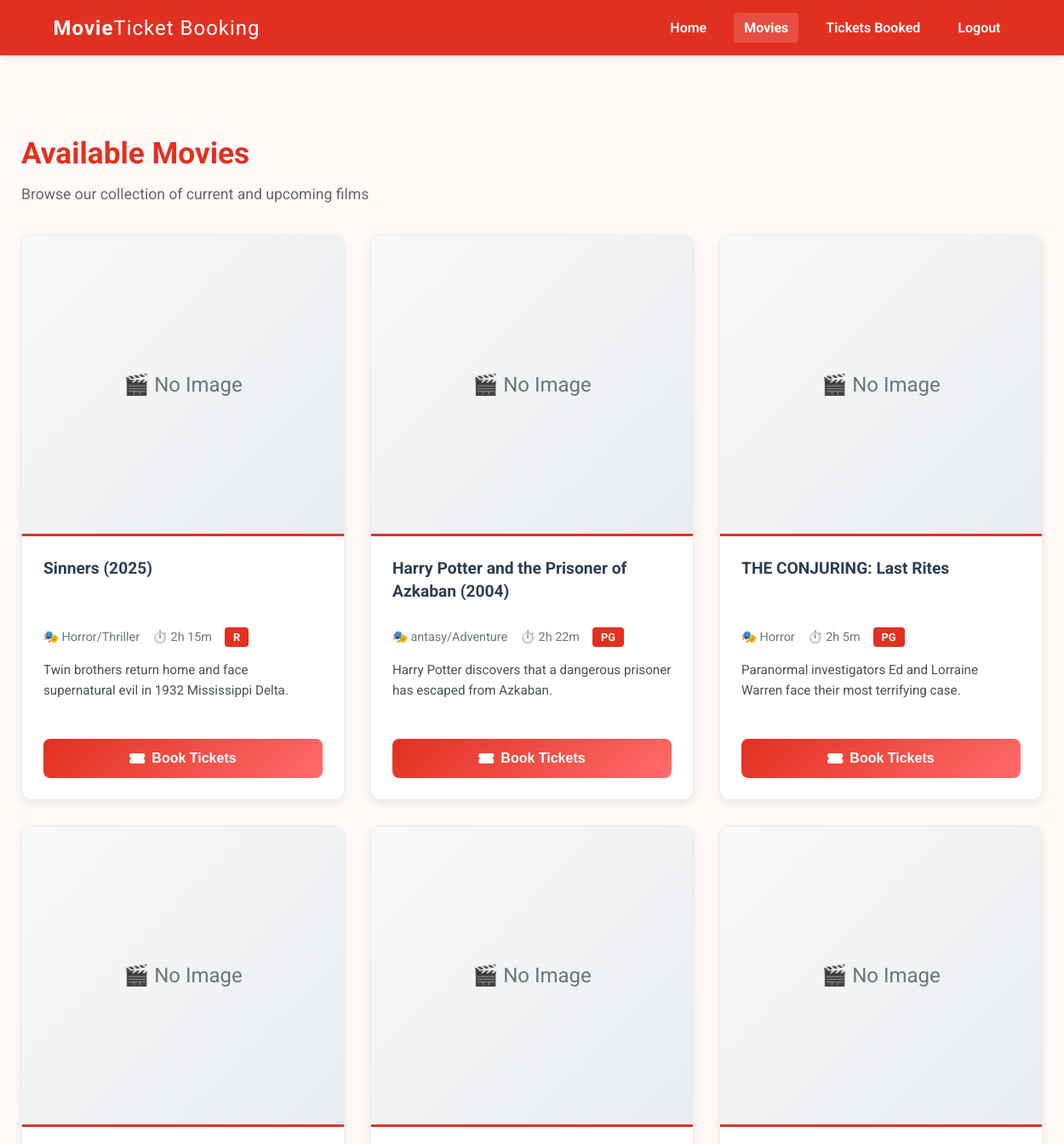
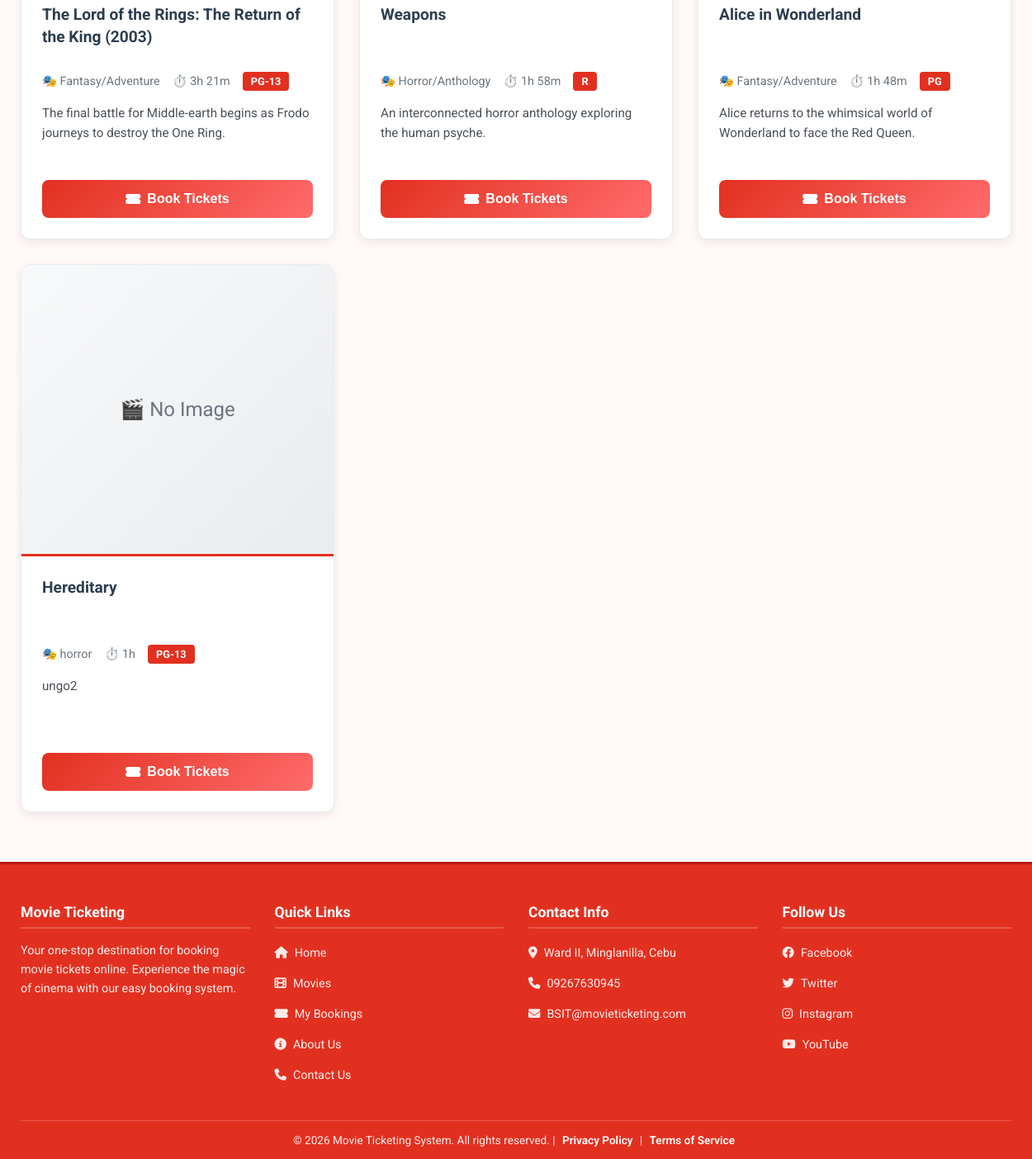
The app's page /movies (signed in) with its own data (2 pictures, top to bottom).
### tables this page shows
CREATE TABLE movies (
                    id INTEGER PRIMARY KEY AUTOINCREMENT,
                    title TEXT NOT NULL,
                    genre TEXT,
                    duration TEXT,
                    rating TEXT,
                    description TEXT,
                    poster_url TEXT,
                    is_active BOOLEAN DEFAULT 1,
                    created_at TIMESTAMP DEFAULT CURRENT_TIMESTAMP,
                    UNIQUE(title, genre, duration)
                );

### app.py (the view)
@app.route('/movies')
def movies():
    if 'role' in session:
        conn = sqlite3.connect('database.db')
        c = conn.cursor()
        c.execute("SELECT id, title, genre, duration, rating, description, poster_url FROM movies WHERE is_active = 1")
        movies_data = c.fetchall()
        conn.close()
        movie_list = []
        for movie in movies_data:
            movie_list.append({
                'id': movie[0],
                'title': movie[1],
                'genre': movie[2],
                'duration': movie[3],
                'rating': movie[4],
                'description': movie[5],
                'poster_url': movie[6]
            })
        return render_template('movies.html', movies=movie_list)
    else:
        return redirect(url_for('login'))

### templates/movies.html (shortened to what this page needs)
{% extends "base.html" %}
{% block content %}
<div class="page-header">
  <h1 class="page-title">Available Movies</h1>
  <p class="page-subtitle">Browse our collection of current and upcoming films</p>
</div>
<div class="movies-grid" id="movieList">
  {% if movies %}
    {% for movie in movies %}
    <div class="movie-card">
      {% if movie.poster_url %}
      <div class="no-poster" style="display: none;">🎬 No Image</div>
      {% else %}
      <div class="no-poster">🎬 No Poster</div>
      {% endif %}
      <div class="movie-info">
        <div class="movie-title">{{ movie.title }}</div>
        <div class="movie-meta">
          <span>🎭 {{ movie.genre }}</span>
          <span>⏱️ {{ movie.duration }}</span>
          <span class="rating-badge">{{ movie.rating }}</span>
        </div>
        <div class="movie-description">
          {{ movie.description[:100] }}{% if movie.description|length > 100 %}...{% endif %}
        </div>
        <button class="btn-view" onclick="window.location.href='{{ url_for('book_ticket') }}?movie={{ movie.title|urlencode }}'">
          <i class="fas fa-ticket-alt"></i> Book Tickets
        </button>
      </div>
    </div>
    {% endfor %}
  {% else %}
  <div class="empty-state">
    <div class="empty-icon">🎭</div>
    <h3 class="empty-title">No Movies Available</h3>
    <p class="empty-subtitle">There are no movies available at the moment. New movies will be added soon!</p>
  </div>
  {% endif %}
</div>
{% endblock %}

### templates/base.html (shortened to what this page needs)
<!DOCTYPE html>
<html lang="en">
<head>
  <link rel="stylesheet" href="https://cdnjs.cloudflare.com/ajax/libs/font-awesome/6.4.0/css/all.min.css">
</head>
<body>
  <header>
    <div class="container">
      <div class="logo">
        Movie<span style="font-weight:400;">Ticket Booking</span>
      </div>
      <nav>
        <ul>
          {% if session.get('user_id') %}
            <li><a href="{{ url_for('customer_dashboard') }}" {% if request.endpoint == 'customer_dashboard' %}class="active"{% endif %}>Home</a></li>
            <li><a href="{{ url_for('movies') }}" {% if request.endpoint == 'movies' %}class="active"{% endif %}>Movies</a></li>
            <li><a href="{{ url_for('viewtickets') }}" {% if request.endpoint == 'viewtickets' %}class="active"{% endif %}>Tickets Booked</a></li>
            <li><a href="{{ url_for('logout') }}">Logout</a></li>
          {% endif %}
        </ul>
      </nav>
    </div>
  </header>
  <main>
    {% block content %}{% endblock %}
  </main>
  <footer class="footer">
    <div class="footer-container">
      <div class="footer-content">
        <div class="footer-section">
          <h3>Movie Ticketing</h3>
          <p>
            Your one-stop destination for booking movie tickets online.
            Experience the magic of cinema with our easy booking system.
          </p>
        </div>
        <div class="footer-section">
          <h3>Quick Links</h3>
          <ul class="footer-links">
            {% if session.get('user_id') %}
              <li><a href="{{ url_for('customer_dashboard') }}"><i class="fas fa-home"></i> Home</a></li>
              <li><a href="{{ url_for('movies') }}"><i class="fas fa-film"></i> Movies</a></li>
              <li><a href="{{ url_for('viewtickets') }}"><i class="fas fa-ticket-alt"></i> My Bookings</a></li>
            {% else %}
              <li><a href="{{ url_for('home') }}"><i class="fas fa-home"></i> Home</a></li>
              <li><a href="{{ url_for('login') }}"><i class="fas fa-film"></i> Movies</a></li>
              <li><a href="{{ url_for('login') }}"><i class="fas fa-ticket-alt"></i> My Bookings</a></li>
            {% endif %}
            <li><a href="#"><i class="fas fa-info-circle"></i> About Us</a></li>
            <li><a href="#"><i class="fas fa-phone"></i> Contact Us</a></li>
          </ul>
        </div>
        <div class="footer-section">
          <h3>Contact Info</h3>
          <ul class="footer-links">
            <li><a href="#"><i class="fas fa-map-marker-alt"></i> Ward II, Minglanilla, Cebu</a></li>
            <li><a href="tel:+1234567890"><i class="fas fa-phone"></i> 09267630945</a></li>
            <li><a href="mailto:info@movieticketing.com"><i class="fas fa-envelope"></i> BSIT@movieticketing.com</a></li>
          </ul>
        </div>
        <div class="footer-section">
          <h3>Follow Us</h3>
          <ul class="footer-links">
            <li><a href="#"><i class="fab fa-facebook"></i> Facebook</a></li>
            <li><a href="#"><i class="fab fa-twitter"></i> Twitter</a></li>
            <li><a href="#"><i class="fab fa-instagram"></i> Instagram</a></li>
            <li><a href="https://www.youtube.com/@J2KD2024/shorts"><i class="fab fa-youtube"></i> YouTube</a></li>
          </ul>
        </div>
      </div>
      <div class="footer-bottom">
        <p>&copy; <span id="currentYear"></span> Movie Ticketing System. All rights reserved. |
          <a href="#">Privacy Policy</a> |
          <a href="#">Terms of Service</a>
        </p>
      </div>
    </div>
  </footer>
</body>
</html>

### records on screen
movies: title "Sinners (2025)", genre "Horror/Thriller", duration "2h 15m", rating "R", description "Twin brothers return home and face supernatural evil in 1932 Mississippi Delta."
movies: title "Harry Potter and the Prisoner of Azkaban (2004)", genre "antasy/Adventure", duration "2h 22m", rating "PG", description "Harry Potter discovers that a dangerous prisoner has escaped from Azkaban."
movies: title "THE CONJURING: Last Rites", genre "Horror", duration "2h 5m", rating "PG", description "Paranormal investigators Ed and Lorraine Warren face their most terrifying case."
movies: title "The Lord of the Rings: The Return of the King (2003)", genre "Fantasy/Adventure", duration "3h 21m", rating "PG-13", description "The final battle for Middle-earth begins as Frodo journeys to destroy the One Ring."
movies: title "Weapons", genre "Horror/Anthology", duration "1h 58m", rating "R", description "An interconnected horror anthology exploring the human psyche."
movies: title "Alice in Wonderland", genre "Fantasy/Adventure", duration "1h 48m", rating "PG", description "Alice returns to the whimsical world of Wonderland to face the Red Queen."
movies: title "Hereditary", genre "horror", duration "1h", rating "PG-13", description "ungo2"
